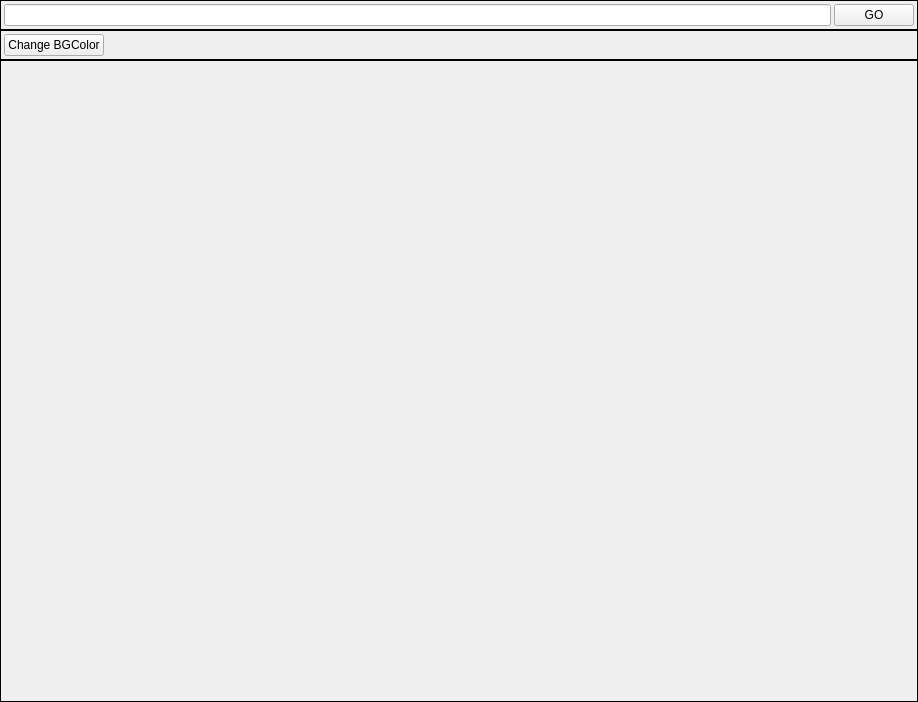
<?xml version="1.0" encoding="UTF-8"?>
<ui version="4.0">
 <class>BrowserWidget</class>
 <widget class="QWidget" name="BrowserWidget">
  <property name="geometry">
   <rect>
    <x>0</x>
    <y>0</y>
    <width>918</width>
    <height>702</height>
   </rect>
  </property>
  <property name="windowTitle">
   <string>Form</string>
  </property>
  <layout class="QVBoxLayout" name="verticalLayout">
   <property name="spacing">
    <number>0</number>
   </property>
   <property name="leftMargin">
    <number>0</number>
   </property>
   <property name="topMargin">
    <number>0</number>
   </property>
   <property name="rightMargin">
    <number>0</number>
   </property>
   <property name="bottomMargin">
    <number>0</number>
   </property>
   <item>
    <widget class="QFrame" name="addressBarFrame">
     <property name="sizePolicy">
      <sizepolicy hsizetype="Preferred" vsizetype="Minimum">
       <horstretch>0</horstretch>
       <verstretch>0</verstretch>
      </sizepolicy>
     </property>
     <property name="minimumSize">
      <size>
       <width>0</width>
       <height>0</height>
      </size>
     </property>
     <property name="frameShape">
      <enum>QFrame::Box</enum>
     </property>
     <property name="frameShadow">
      <enum>QFrame::Plain</enum>
     </property>
     <layout class="QHBoxLayout" name="addressBarFrame_horizontalLayout">
      <property name="spacing">
       <number>3</number>
      </property>
      <property name="leftMargin">
       <number>3</number>
      </property>
      <property name="topMargin">
       <number>3</number>
      </property>
      <property name="rightMargin">
       <number>3</number>
      </property>
      <property name="bottomMargin">
       <number>3</number>
      </property>
      <item>
       <widget class="QLineEdit" name="addressBarEdit"/>
      </item>
      <item>
       <widget class="QPushButton" name="addressGoButton">
        <property name="text">
         <string>GO</string>
        </property>
       </widget>
      </item>
     </layout>
    </widget>
   </item>
   <item>
    <widget class="QFrame" name="toolButtonFrame">
     <property name="sizePolicy">
      <sizepolicy hsizetype="Minimum" vsizetype="Minimum">
       <horstretch>0</horstretch>
       <verstretch>0</verstretch>
      </sizepolicy>
     </property>
     <property name="frameShape">
      <enum>QFrame::Box</enum>
     </property>
     <layout class="QHBoxLayout" name="horizontalLayout">
      <property name="spacing">
       <number>3</number>
      </property>
      <property name="leftMargin">
       <number>3</number>
      </property>
      <property name="topMargin">
       <number>3</number>
      </property>
      <property name="rightMargin">
       <number>3</number>
      </property>
      <property name="bottomMargin">
       <number>3</number>
      </property>
      <item>
       <widget class="QPushButton" name="changeBGColorButton">
        <property name="text">
         <string>Change BGColor</string>
        </property>
       </widget>
      </item>
      <item>
       <spacer name="horizontalSpacer">
        <property name="orientation">
         <enum>Qt::Horizontal</enum>
        </property>
        <property name="sizeHint" stdset="0">
         <size>
          <width>40</width>
          <height>20</height>
         </size>
        </property>
       </spacer>
      </item>
     </layout>
    </widget>
   </item>
   <item>
    <widget class="QFrame" name="cefContainer">
     <property name="sizePolicy">
      <sizepolicy hsizetype="Preferred" vsizetype="Expanding">
       <horstretch>0</horstretch>
       <verstretch>0</verstretch>
      </sizepolicy>
     </property>
     <property name="frameShape">
      <enum>QFrame::Panel</enum>
     </property>
     <layout class="QVBoxLayout" name="cefContainer_verticalLayout">
      <property name="spacing">
       <number>0</number>
      </property>
      <property name="leftMargin">
       <number>0</number>
      </property>
      <property name="topMargin">
       <number>0</number>
      </property>
      <property name="rightMargin">
       <number>0</number>
      </property>
      <property name="bottomMargin">
       <number>0</number>
      </property>
     </layout>
    </widget>
   </item>
  </layout>
 </widget>
 <resources/>
 <connections/>
</ui>
